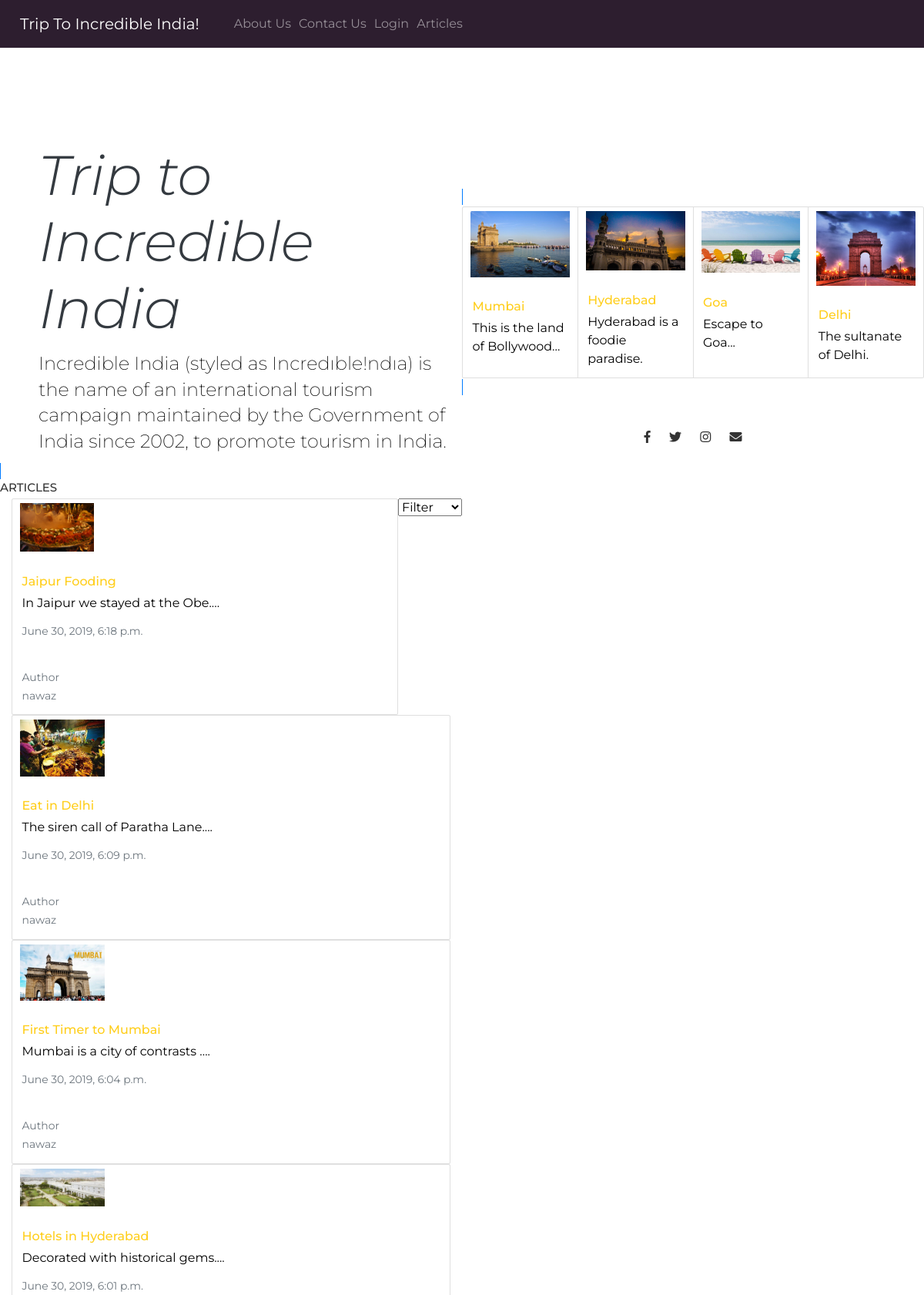
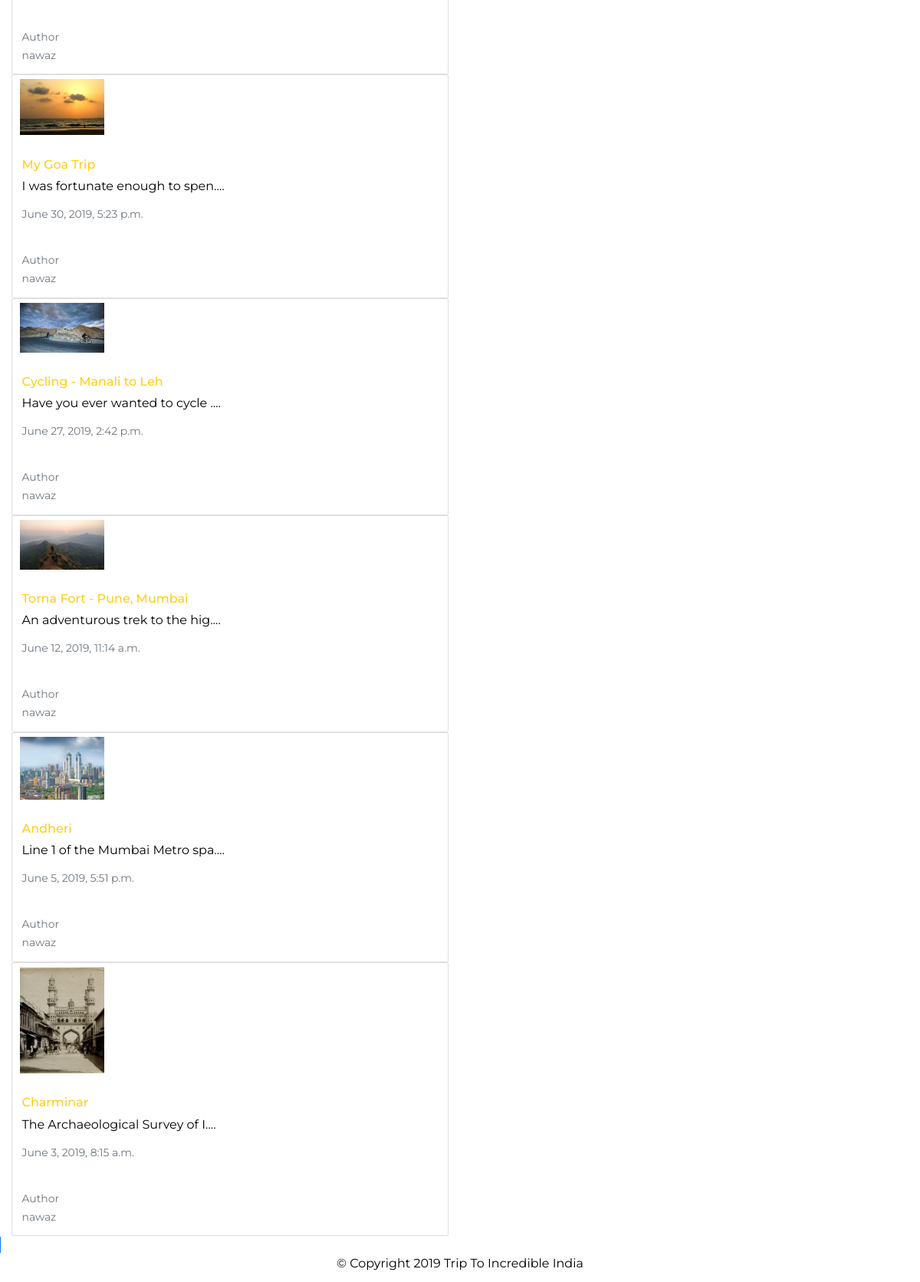
The page / on the database its author committed (2 pictures, top to bottom).
### accounts/models.py (models this page shows, shortened)
class Articles(models.Model):
    user = models.ForeignKey(settings.AUTH_USER_MODEL, on_delete=models.CASCADE, default=1)
    tittle = models.CharField(max_length=100)
    article = models.TextField(max_length=10000)
    image = models.ImageField(upload_to='image/',blank=True, null=True)
    post_time = models.DateTimeField(default=datetime.now)
    def snippet(self):
        return self.article[:30]+'....'

### accounts/views.py (the view)
# urls.py: path('', views.base, name='base'),
def base(request):
    article_fetch = Articles.objects.order_by('-post_time')
    return render(request, 'blog/home.html', {'article_fetch':article_fetch})

### accounts/templates/blog/home.html (shortened to what this page needs)
{% extends "blog/base.html" %}
{% load staticfiles %}
{% block body %}
<span class="border border-white">
<section id ="main">
  <div class="jumbotron p-4 p-md-5 text-dark rounded bg-white">
      <div class="col-md-6 px-0">
        <h1 class="display-4 font-italic">Trip to Incredible India</h1>
        <p class="lead my-3">Incredible India (styled as Incredıble!ndıa) is the name of an international tourism campaign maintained by the Government
         of India since 2002, to promote tourism in India.</p>
      </div>
    </div>
</section>
</span>
<section id ="cardg">
<span class="border border-primary">
<div class="card-group">
  <div class="card">
    <a class="nav-link" href="{% url 'mumbai' %}" ><img class="card-img-top" class="nav-link" href="{% url 'mumbai' %}" src="{% static 'image/mumbai2.jpg' %}" alt="Card image cap"></a>
    <div class="card-body">
      <h5 class="card-title">Mumbai</h5>
      <p class="card-text">This is the land of Bollywood...</p>
    </div>
  </div>
  <div class="card">
    <a class="nav-link" href="/hyderabad/" ><img class="card-img-top" src="{% static 'image/Hyderabad2.jpg' %}" alt="Card image cap"></a>
    <div class="card-body">
      <h5 class="card-title">Hyderabad</h5>
      <p class="card-text">Hyderabad is a foodie paradise.</p>
    </div>
  </div>
  <div class="card">
    <a class="nav-link" href="{% url 'goa' %}" ><img class="card-img-top" src="{% static 'image/Goa.jpg' %}" alt="Card image cap"></a>
    <div class="card-body">
      <h5 class="card-title">Goa</h5>
      <p class="card-text">Escape to Goa...</p>
    </div>
  </div>
  <div class="card">
    <a class="nav-link" href="{% url 'delhi' %}" ><img class="card-img-top" src="{% static 'image/Delhi.jpg' %}" alt="Card image cap"></a>
    <div class="card-body">
      <h5 class="card-title">Delhi</h5>
      <p class="card-text">The sultanate of Delhi.</p>
    </div>
  </div>
</div>
<div style="float: right;padding-right: 600px !important;">
    <span class="border border-primary">
        <h4>ARTICLES</h4>
        <div style="float : right">
			<select name="filter" id="filter">
				<option>Filter</option>
			</select>
		</div>
		<div class="container-fluid pt70 pb70">
			<div id="fh5co-projects-feed" class="fh5co-projects-feed clearfix masonry">
				{% for art in article_fetch %}
				<div class="fh5co-project masonry-brick">
					<div class="card">
						<a class="nav-link" href="/articles/{{ art.tittle }}/" ><img style='width: 20%;' src="/static/{{ art.image }}" alt="Card image cap"></a>
						<div class="card-body w3-padding w3-xlarge w3-text-orange">
						  <h5 class="card-title">{{ art.tittle }}</h5>
							<p>{{art.snippet}}</p>
						 <p class="card-text"><small class="text-muted">{{art.post_time}}<br></small>&nbsp;&nbsp;&nbsp;
						  <p class="card-text"><small class="text-muted">Author<br>{{ art.user }}</small>&nbsp;&nbsp;&nbsp;
						  </p>
						</div>
					</div>
				</div>
				{% endfor %}
			</div>
    </span>
</div>
</span>
</section>
<br>
{% endblock %}

### accounts/templates/blog/base.html (shortened to what this page needs)
<!DOCTYPE html>
{% load staticfiles %}
<html>
    <head>
        <link rel="stylesheet" href="https://stackpath.bootstrapcdn.com/bootstrap/4.3.1/css/bootstrap.min.css">
       <link rel="stylesheet" href="https://use.fontawesome.com/releases/v5.6.3/css/all.css">
        <link rel="stylesheet" href="https://use.fontawesome.com/releases/v5.6.3/css/all.css">
        <link rel="stylesheet" href="{% static 'css/styles.css' %}">
<body>
    <section id="title">
        <nav class="navbar navbar-expand-lg navbar-dark ">
          <a class="navbar-brand"  class="nav-link" href="/">Trip To Incredible India!</a>
          <div class="collapse navbar-collapse" id="navbarTogglerDemo02">
            <ul class="navbar-nav ml-auto">
              <li class="nav-item">
                <a class="nav-link" href="{% url 'about' %}">About Us</a>
              </li>
              <li class="nav-item">
                <a class="nav-link" href="{% url 'contact' %}">Contact Us</a>
              </li>
              <li class="nav-item">
                {% if user.is_authenticated %}
                  <a class="nav-link" href="{% url 'logout' %}">Log Out</a>
                {% else %}
                    <a class="nav-link" href="{% url 'login' %}">Login</a>
                {% endif %}
                <li class="nav-item">
                <a class="nav-link" href="{% url 'articles' %}">Articles</a>
            </ul>
        </nav>
       </section>
{% block body%}
{% endblock %}
<footer id="footer">
<i class="social-icon fab fa-facebook-f"></i>
<i class=" social-icon fab fa-twitter"></i>
<i class="social-icon fab fa-instagram"></i>
<i class="social-icon fas fa-envelope"></i>
<p>© Copyright 2019 Trip To Incredible India </p>
</body>
</html>

### accounts/static/css/styles.css (style rules this page uses)
#title { background-color: #2D1E2F; color:#FFFFFF }
p { color: black; }
#main { border-radius: 100%; margin: 20px; }
#footer { text-align: center; }
.social-icon { margin:20px 10px; }
html { font-family: sans-serif; -ms-text-size-adjust: 100%; -webkit-text-size-adjust: 100%; }
body { margin: 0; }
footer, header, nav, section { display: block; }
a { background-color: transparent; }
h1 { font-size: 2em; margin: 0.67em 0; }
small { font-size: 80%; }
img { border: 0; }
* { -webkit-box-sizing: border-box; -moz-box-sizing: border-box; box-sizing: border-box; }
*:before, *:after { -webkit-box-sizing: border-box; -moz-box-sizing: border-box; box-sizing: border-box; }
html { font-size: 10px; -webkit-tap-highlight-color: transparent; }
body { font-family: "Montserrat", sans-serif; font-size: 16px; line-height: 1.5; color: #333333; background-color: #fff; }
a { color: #8d81ac; text-decoration: none; }
img { vertical-align: middle; }
h1, h2, h5 { font-family: inherit; font-weight: 500; line-height: 1.1; color: #ffce1b; }
h1, h2 { margin-top: 24px; margin-bottom: 12px; }
h5 { margin-top: 12px; margin-bottom: 12px; }
h1 { font-size: 41px; }
h5 { font-size: 16px; }
p { margin: 0 0 12px; }
.lead { margin-bottom: 24px; font-size: 18px; font-weight: 300; line-height: 1.4; }
@media (min-width: 768px) { .lead { font-size: 24px; } }
small { font-size: 87%; }
.text-muted { color: #777777; }
ul { margin-top: 0; margin-bottom: 12px; }
.col-md-6, .col-md-10 { position: relative; min-height: 1px; padding-left: 15px; padding-right: 15px; }
@media (min-width: 992px) { .col-md-6, .col-md-10 { float: left; } }
@media (min-width: 992px) { .col-md-6 { width: 50%; } }
.collapse { display: none; visibility: hidden; }
.navbar { position: relative; min-height: 50px; margin-bottom: 24px; border: 1px solid transparent; }
.navbar:before, .navbar:after { content: " "; display: table; }
.navbar:after { clear: both; }
@media (min-width: 768px) { .navbar { border-radius: 4px; } }
.navbar-collapse { overflow-x: visible; padding-right: 15px; padding-left: 15px; border-top: 1px solid transparent; box-shadow: inset 0 1px 0 rgba(255, 255, 255, 0.1); -webkit-overflow-scrolling: touch; }
.navbar-collapse:before, .navbar-collapse:after { content: " "; display: table; }
.navbar-collapse:after { clear: both; }
@media (min-width: 768px) { .navbar-collapse { width: auto; border-top: 0; box-shadow: none; } }
@media (min-width: 768px) { .navbar-collapse.collapse { display: block !important; visibility: visible !important; height: auto !important; padding-bottom: 0; overflow: visible !important; } }
.navbar-brand { float: left; padding: 13px 15px; font-size: 20px; line-height: 24px; height: 50px; }
.navbar-nav { margin: 6.5px -15px; }
.navbar-nav > li > a { padding-top: 10px; padding-bottom: 10px; line-height: 24px; }
@media (min-width: 768px) { .navbar-nav { float: left; margin: 0; } }
@media (min-width: 768px) { .navbar-nav > li { float: left; } }
@media (min-width: 768px) { .navbar-nav > li > a { padding-top: 13px; padding-bottom: 13px; } }
.jumbotron { padding: 30px 15px; margin-bottom: 30px; color: inherit; background-color: #eeeeee; }
.jumbotron h1 { color: inherit; }
.jumbotron p { margin-bottom: 15px; font-size: 24px; font-weight: 200; }
@media screen and (min-width: 768px) { .jumbotron { padding: 48px 0; } }
@media screen and (min-width: 768px) { .jumbotron h1 { font-size: 72px; } }

### rows shown on the page
Articles: image (picture), tittle "Jaipur Fooding", snippet "In Jaipur we stayed at the Obe....", post_time "June 30, 2019, 6:18 p.m.", user "nawaz"
Articles: image (picture), tittle "Eat in Delhi", snippet "The siren call of Paratha Lane....", post_time "June 30, 2019, 6:09 p.m.", user "nawaz"
Articles: image (picture), tittle "First Timer to Mumbai", snippet "Mumbai is a city of contrasts ....", post_time "June 30, 2019, 6:04 p.m.", user "nawaz"
Articles: image (picture), tittle "Hotels in Hyderabad", snippet "Decorated with historical gems....", post_time "June 30, 2019, 6:01 p.m.", user "nawaz"
Articles: image (picture), tittle "My Goa Trip", snippet "I was fortunate enough to spen....", post_time "June 30, 2019, 5:23 p.m.", user "nawaz"
Articles: image (picture), tittle "Cycling - Manali to Leh", snippet "Have you ever wanted to cycle ....", post_time "June 27, 2019, 2:42 p.m.", user "nawaz"
Articles: image (picture), tittle "Torna Fort - Pune, Mumbai", snippet "An adventurous trek to the hig....", post_time "June 12, 2019, 11:14 a.m.", user "nawaz"
Articles: image (picture), tittle "Andheri", snippet "Line 1 of the Mumbai Metro spa....", post_time "June 5, 2019, 5:51 p.m.", user "nawaz"
Articles: image (picture), tittle "Charminar", snippet "The Archaeological Survey of I....", post_time "June 3, 2019, 8:15 a.m.", user "nawaz"
